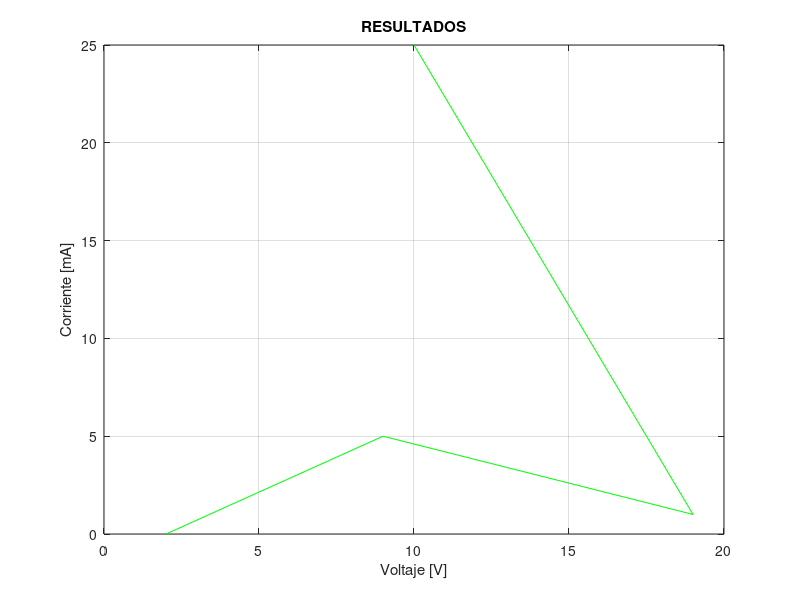

Here is the MATLAB script that generated this plot:
% creando un arreglo de valores con una diferencia entre números de 0.1
T = [0: 0.1 : 10];
% OBTIENE EL SEN(t) PARA CADA VALOR DE ARREGLO T
X = sin(T);
% GRAFICANDO CON PLOT

A = [2, 9, 19, 10];
B = [0, 5, 1, 25];

% A: ES COMO SI FUESE EL DOMINIO
% B: ES EL RANGo

% AL GRAFICAR CADA VALOR DE A SE CORRESPONDE CON B
% POR LO TANTO CADA ARREGLO DEBEN TENER EL MISMO TAMAÑO
plot(A, B, 'g');

%  ===== LAS CONFIGURACIONES SE AGREGAN DESPUES DEL COMANDO PLOT % 

% AGREGAR UN TITULO
title("RESULTADOS");

% AGREGAR UN ETIQUETA AL EJE X
xlabel("Voltaje [V]");

% AGREGAR UN ETIQUETA AL EJE Y
ylabel("Corriente [mA]");

% ACTIVAR LA GRILLA
grid on